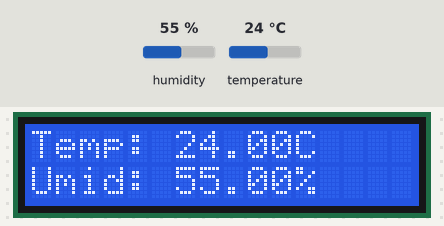
Bench run of a sketch on a simulated Arduino Uno, built with avr-gcc and run on an emulated ATmega328P. On the bench: 16×2 character LCD. The inputs (shaded band) are chosen by the test bench; at power-on: humidity 55 %, temperature 24 °C.

Above: at 4.6 s.
4.7 s: humidity set to 22 %
At 6.5 s:
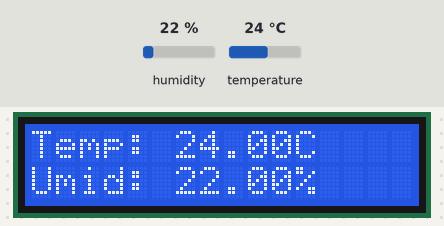
7.7 s: temperature set to 12 °C
At 9.1 s:
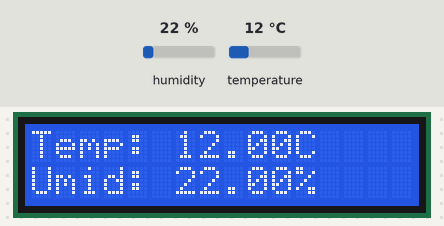
10.7 s: humidity set to 40 %
At 13.1 s:
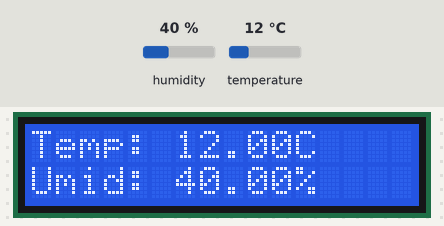
13.7 s: temperature set to 19 °C
At 14.6 s:
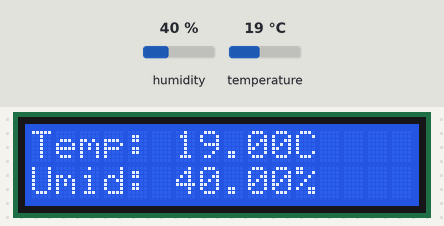
Timing chart, 0 to 16.7 s (numbered marks = the images above; inputs shaded):
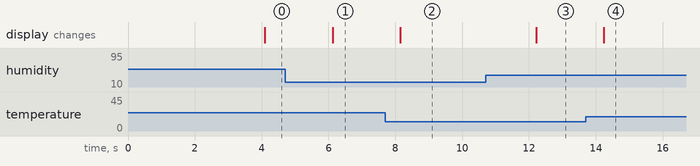

Measured:
- after the input at 4.7 s, the display: changes after 1.4 s (image 1)
- after the input at 7.7 s, the display: changes after 0.45 s (image 2)
- after the input at 10.7 s, the display: changes after 1.5 s (image 3)
- after the input at 13.7 s, the display: changes after 0.54 s (image 4)

The sketch:

Temp_on_display.ino
```cpp
#include <LiquidCrystal.h>
#include <DHT.h>
#define DHTYPE DHT11
#define rs 12
#define e 11
#define d4 5
#define d5 4
#define d6 3
#define d7 2
LiquidCrystal lcd(rs, e, d4, d5, d6, d7);

#define DHTPIN A1
#define DHTTYPE DHT11
DHT dht(DHTPIN, DHTTYPE);

bool hello = false;

void setup() {
  lcd.begin(16, 2);
  lcd.print("Hello World");

  dht.begin();
  delay(2000);
}

void loop() {
delay(2000);
  float h = dht.readHumidity();
  float t = dht.readTemperature();


    lcd.clear();
    lcd.print("Temp: ");
    lcd.print(t);
    lcd.print("C");
    lcd.setCursor(0, 1);
    lcd.print("Umid: ");
    lcd.print(h);
    lcd.print("%");
}
```
